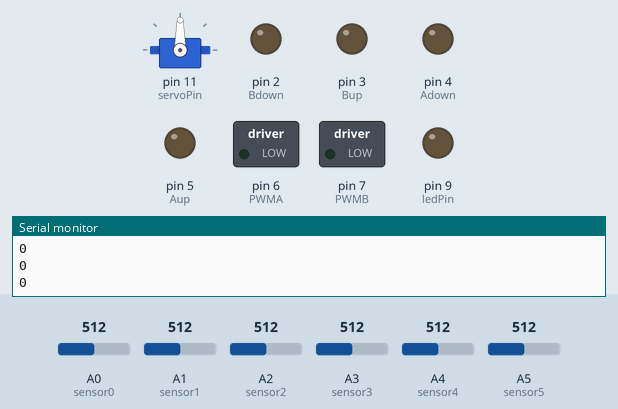
Simulated run of this sketch. Board: Arduino Uno, built with avr-gcc and run on an emulated ATmega328P. Parts: servo, switched loads named in the sketch (green lamp = pin HIGH), output pins drawn as LEDs (lit = HIGH), the last lines printed to the serial monitor. Inputs (shaded band) come from the test bench; at power-on: A0 (sensor0) = 512, A1 (sensor1) = 512, A5 (sensor5) = 512, A3 (sensor3) = 512, A2 (sensor2) = 512, A4 (sensor4) = 512.

Above: at 1.2 s.
1.3 s: A0 (sensor0) set to 555
2.8 s: A0 (sensor0) set to 581
At 4.0 s:
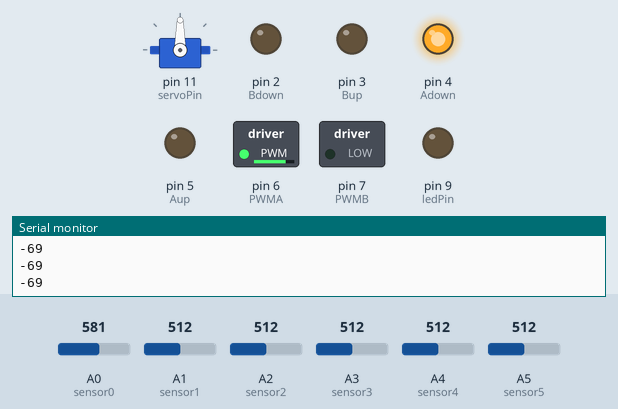
4.3 s: A1 (sensor1) set to 716
At 7.1 s:
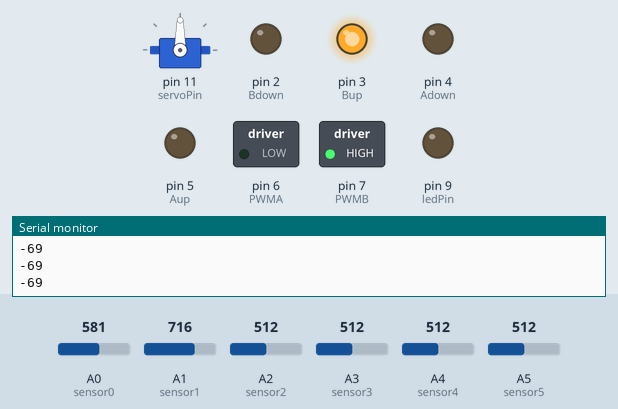
7.3 s: A5 (sensor5) set to 583
8.8 s: A5 (sensor5) set to 603
At 9.2 s:
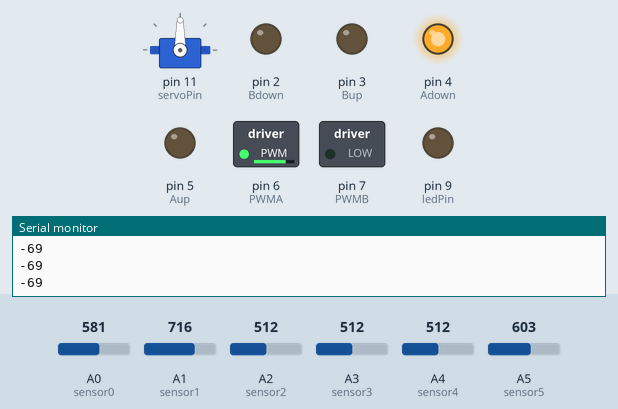
10.3 s: A3 (sensor3) set to 544
At 10.9 s:
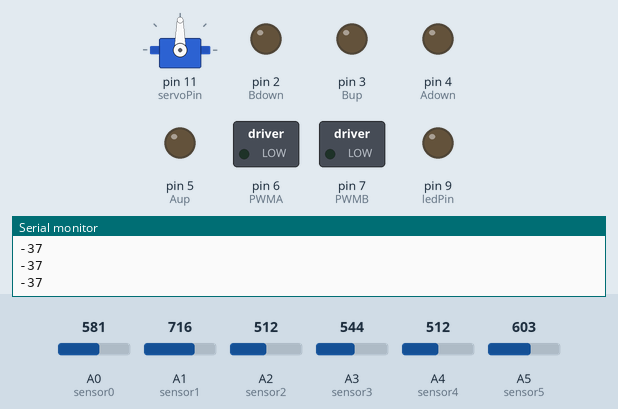
Timing chart, 0 to 12.8 s (numbered marks = the images above; inputs shaded):
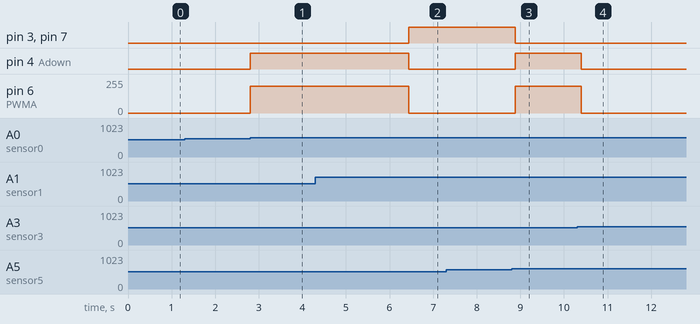

Measured:
- the behaviour switches between 562 and 563 on A0 (sensor0) (found by bisection; images 0 and 1)
- the behaviour switches between 595 and 596 on A5 (sensor5) (found by bisection; images 2 and 3)
- the behaviour switches between 530 and 531 on A3 (sensor3) (found by bisection; images 3 and 4)
- after the input at 2.8 s, pin 4 (Adown): LOW → HIGH at once; pin 6 (PWMA): 0/255 → 200/255 at once
- after the input at 4.3 s, pin 3 (Bup), pin 7 (PWMB): LOW → HIGH after 2.1 s; pin 4 (Adown): HIGH → LOW after 2.1 s; pin 6 (PWMA): 200/255 → 0/255 after 2.1 s
- after the input at 8.8 s, pin 3 (Bup), pin 7 (PWMB): HIGH → LOW after 0.08 s; pin 4 (Adown): LOW → HIGH after 0.08 s; pin 6 (PWMA): 0/255 → 200/255 after 0.08 s
- after the input at 10.3 s, pin 4 (Adown): HIGH → LOW after 0.10 s; pin 6 (PWMA): 200/255 → 0/255 after 0.10 s

The sketch:

robocop.ino
```cpp
#include <Servo.h>

const int Bup = 3;
const int Bdown = 2;
const int PWMB = 7;

const int Aup = 5;
const int Adown = 4;
const int PWMA = 6;

const int switchPin = 8;
const int ledPin = 9;

// Muuttujat valosensoria varten
const int sensor0 = A0;
const int sensor1 = A1;
const int sensor2 = A2;
const int sensor3 = A3;
const int sensor4 = A4;
const int sensor5 = A5;


// Lukuvektorin koko
const int numReadings = 25;

int readings[numReadings];
int readIndex = 0;
int total = 0;
int average = 0;

int inputValue = 0;

// Servon alustukset
Servo myservo;

#define servoPin 11

int angle = 0;


void setup(){


//Pinien määrittely

 pinMode(Aup, OUTPUT);
 pinMode(Adown, OUTPUT);
 pinMode(PWMA, OUTPUT);

 pinMode(Bup, OUTPUT);
 pinMode(Bdown, OUTPUT);
 pinMode(PWMB, OUTPUT);

 pinMode(switchPin, INPUT);
 pinMode(ledPin, OUTPUT);

 // initialize serial communication with computer:
 Serial.begin(9600);
 // initialize all the readings to 0:
 for (int thisReading = 0; thisReading < numReadings; thisReading++) {
   readings[thisReading] = 0;
  }

 // Servo
 myservo.attach(servoPin);

}


 void eteenpainMotA(int nopeus) {

	digitalWrite(Aup, HIGH);
	digitalWrite(Adown, LOW);
	analogWrite(PWMA, nopeus);
	digitalWrite(Bup, LOW);
	digitalWrite(Bdown, LOW);
	analogWrite(PWMB, 0);
	}

 void eteenpainMotB(int nopeus) {

	digitalWrite(Aup, LOW);
	digitalWrite(Adown, LOW);
	analogWrite(PWMA, 0);
	digitalWrite(Bup, HIGH);
	digitalWrite(Bdown, LOW);
	analogWrite(PWMB, nopeus);
	}

  void stopMoottorit() {
	// A-moottori
	digitalWrite(Aup, LOW);
	digitalWrite(Adown, LOW);
	analogWrite(PWMA, 0);

	// B-moottori
	digitalWrite(Bup, LOW);
	digitalWrite(Bdown, LOW);
	analogWrite(PWMB, 0);
  }

void eteenpainMotAB(int nopeusA, int nopeusB) {

	digitalWrite(Aup, HIGH);
	digitalWrite(Adown, LOW);
	analogWrite(PWMA, nopeusA);
	digitalWrite(Bup, HIGH);
	digitalWrite(Bdown, LOW);
	analogWrite(PWMB, nopeusB);

  }


 void taaksepainMotA(int nopeus) {

	digitalWrite(Aup, LOW);
	digitalWrite(Adown, HIGH);
	analogWrite(PWMA, nopeus);
	digitalWrite(Bup, LOW);
	digitalWrite(Bdown, LOW);
	analogWrite(PWMB, 0);
	delay(150);
	}

  void ballServo() {
	static unsigned long lastTime = 0;
	const long interval = 1500;
	static bool state = 0;
	unsigned long now = millis();

  if ( now - lastTime >= interval && state == 1) {
	state = 0;
	lastTime = now;
	myservo.write(90);
	}

  else if ( now - lastTime > interval && state == 0) {
	state = 1;
	lastTime = now;
	myservo.write(25);
	}

  }


void loop() {
  // Sensorien painotettu summa, jolla toimenpiteet määritetään
  inputValue = (1*analogRead(sensor1)) + (0.5*analogRead(sensor2)) + (-0.5*analogRead(sensor4)) + (-1*analogRead(sensor5));


 //Arvoista keskiarvon laskeminen mittauksen tasoittamiseksi

  total = total - readings[readIndex];
  readings[readIndex] = inputValue;
  total = total + readings[readIndex];
  readIndex = readIndex + 1;
  if (readIndex >= numReadings) {
	readIndex = 0;
  }
  // Keskiarvo
  average = total / numReadings;


  // Ledi päälle/pois
  if (average > -120 && average < 120 && (analogRead(sensor3)-analogRead(sensor0) > 10)) {
	digitalWrite(ledPin, HIGH);
  }
  else {
	digitalWrite(ledPin, LOW);
  }

 // Ajamisen suunta

 if (average < -120) {
	eteenpainMotA(230);
 }

 else if (average > 120) {
	eteenpainMotB(200);
 }

 // Jos edessä valoa
 else if ((analogRead(sensor3)-analogRead(sensor0) > 20)) {
	eteenpainMotAB(250, 155); // Eri nopeudet, koska robotin painopiste ei ole keskellä
	if (digitalRead(switchPin)==HIGH) {
  	ballServo();
	}
 }

// Jos takana valoa
 else if ((analogRead(sensor3)-analogRead(sensor0) < -50)) {
	taaksepainMotA(200);
 }

// Jos muut eivät toteudu, ei mene muuten kuin jos ei näy valoa missään
 else {
  stopMoottorit();
 }


 Serial.println(analogRead(sensor3)-analogRead(sensor0));
 //Serial.println(average);

 }
```
